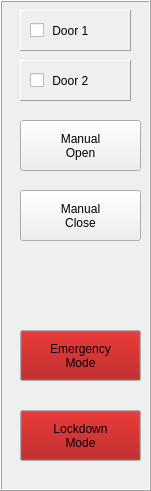
   <widget class="QFrame" name="frame_controlTools">
    <property name="geometry">
     <rect>
      <x>1110</x>
      <y>190</y>
      <width>151</width>
      <height>491</height>
     </rect>
    </property>
    <property name="frameShape">
     <enum>QFrame::Box</enum>
    </property>
    <property name="frameShadow">
     <enum>QFrame::Raised</enum>
    </property>
    <widget class="QPushButton" name="pushButton_manualOpen">
     <property name="geometry">
      <rect>
       <x>20</x>
       <y>120</y>
       <width>121</width>
       <height>51</height>
      </rect>
     </property>
     <property name="cursor">
      <cursorShape>PointingHandCursor</cursorShape>
     </property>
     <property name="text">
      <string>Manual 
Open</string>
     </property>
    </widget>
    <widget class="QPushButton" name="pushButton_manualClose">
     <property name="geometry">
      <rect>
       <x>20</x>
       <y>190</y>
       <width>121</width>
       <height>51</height>
      </rect>
     </property>
     <property name="cursor">
      <cursorShape>PointingHandCursor</cursorShape>
     </property>
     <property name="text">
      <string>Manual
Close</string>
     </property>
    </widget>
    <widget class="QPushButton" name="pushButton_EmergencyMode">
     <property name="geometry">
      <rect>
       <x>20</x>
       <y>330</y>
       <width>121</width>
       <height>51</height>
      </rect>
     </property>
     <property name="palette">
      <palette>
       <active>
        <colorrole role="Button">
         <brush brushstyle="SolidPattern">
          <color alpha="255">
           <red>164</red>
           <green>0</green>
           <blue>0</blue>
          </color>
         </brush>
        </colorrole>
       </active>
       <inactive>
        <colorrole role="Button">
         <brush brushstyle="SolidPattern">
          <color alpha="255">
           <red>164</red>
           <green>0</green>
           <blue>0</blue>
          </color>
         </brush>
        </colorrole>
       </inactive>
       <disabled>
        <colorrole role="Button">
         <brush brushstyle="SolidPattern">
          <color alpha="255">
           <red>164</red>
           <green>0</green>
           <blue>0</blue>
          </color>
         </brush>
        </colorrole>
       </disabled>
      </palette>
     </property>
     <property name="cursor">
      <cursorShape>PointingHandCursor</cursorShape>
     </property>
     <property name="text">
      <string>Emergency
Mode</string>
     </property>
    </widget>
    <widget class="QPushButton" name="pushButton_lockdownMode">
     <property name="geometry">
      <rect>
       <x>20</x>
       <y>410</y>
       <width>121</width>
       <height>51</height>
      </rect>
     </property>
     <property name="palette">
      <palette>
       <active>
        <colorrole role="Button">
         <brush brushstyle="SolidPattern">
          <color alpha="255">
           <red>164</red>
           <green>0</green>
           <blue>0</blue>
          </color>
         </brush>
        </colorrole>
       </active>
       <inactive>
        <colorrole role="Button">
         <brush brushstyle="SolidPattern">
          <color alpha="255">
           <red>164</red>
           <green>0</green>
           <blue>0</blue>
          </color>
         </brush>
        </colorrole>
       </inactive>
       <disabled>
        <colorrole role="Button">
         <brush brushstyle="SolidPattern">
          <color alpha="255">
           <red>164</red>
           <green>0</green>
           <blue>0</blue>
          </color>
         </brush>
        </colorrole>
       </disabled>
      </palette>
     </property>
     <property name="cursor">
      <cursorShape>PointingHandCursor</cursorShape>
     </property>
     <property name="text">
      <string>Lockdown
Mode</string>
     </property>
    </widget>
    <widget class="QFrame" name="frame_door1">
     <property name="geometry">
      <rect>
       <x>20</x>
       <y>10</y>
       <width>111</width>
       <height>41</height>
      </rect>
     </property>
     <property name="frameShape">
      <enum>QFrame::Panel</enum>
     </property>
     <property name="frameShadow">
      <enum>QFrame::Raised</enum>
     </property>
     <widget class="QCheckBox" name="checkBox_door1">
      <property name="geometry">
       <rect>
        <x>10</x>
        <y>0</y>
        <width>101</width>
        <height>41</height>
       </rect>
      </property>
      <property name="cursor">
       <cursorShape>PointingHandCursor</cursorShape>
      </property>
      <property name="autoFillBackground">
       <bool>false</bool>
      </property>
      <property name="text">
       <string> Door 1</string>
      </property>
     </widget>
    </widget>
    <widget class="QFrame" name="frame_door2">
     <property name="geometry">
      <rect>
       <x>20</x>
       <y>60</y>
       <width>111</width>
       <height>41</height>
      </rect>
     </property>
     <property name="frameShape">
      <enum>QFrame::Panel</enum>
     </property>
     <property name="frameShadow">
      <enum>QFrame::Raised</enum>
     </property>
     <widget class="QCheckBox" name="checkBox_door2">
      <property name="geometry">
       <rect>
        <x>10</x>
        <y>0</y>
        <width>101</width>
        <height>41</height>
       </rect>
      </property>
      <property name="cursor">
       <cursorShape>PointingHandCursor</cursorShape>
      </property>
      <property name="autoFillBackground">
       <bool>false</bool>
      </property>
      <property name="text">
       <string> Door 2</string>
      </property>
     </widget>
    </widget>
   </widget>
